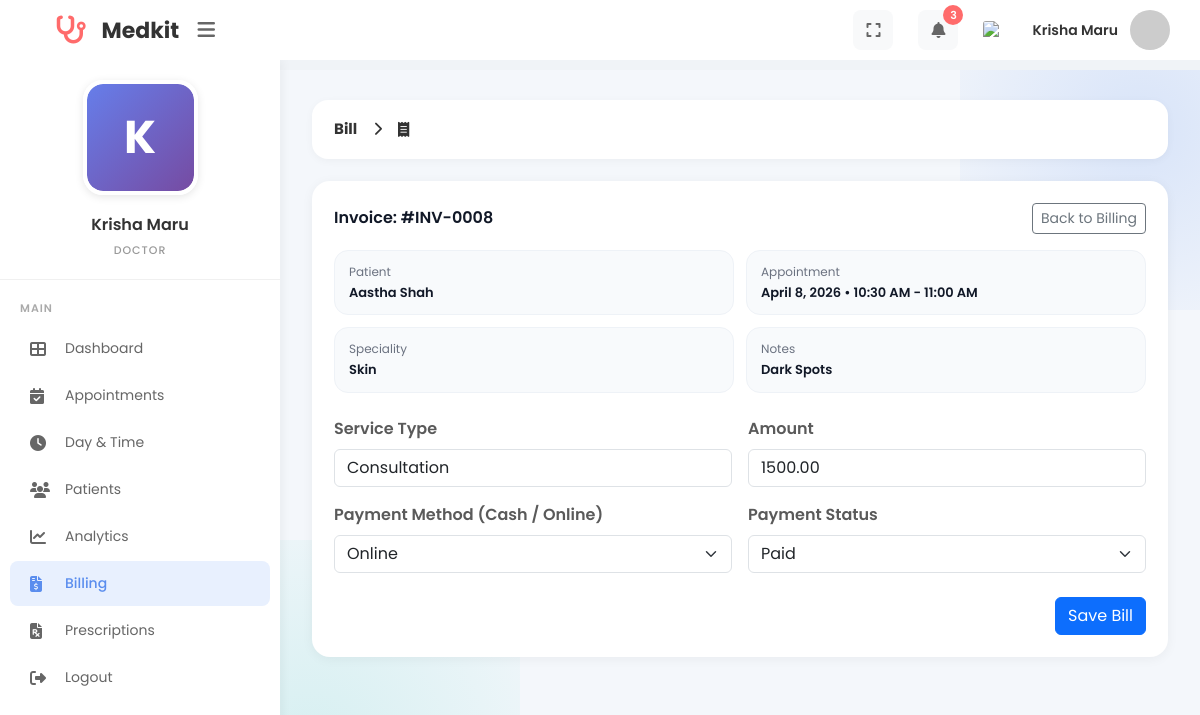
The app's page /MINI_PHP/doctor_bill.php?booking_id=84 (signed in) with its own data.
### tables this page shows
CREATE TABLE `users` (
  `id` int(11) NOT NULL,
  `firstname` varchar(225) DEFAULT '',
  `lastname` varchar(225) DEFAULT '',
  `phone_number` bigint(20) DEFAULT 0,
  `date_of_birth` date DEFAULT curdate(),
  `email` varchar(50) NOT NULL,
  `gender` varchar(100) DEFAULT '',
  `address` varchar(225) DEFAULT '',
  `clinic_name` varchar(255) DEFAULT NULL,
  `experience_years` int(11) DEFAULT 0,
  `education` varchar(255) DEFAULT NULL,
  `bio` text DEFAULT NULL,
  `password` varchar(255) NOT NULL,
  `role_id` int(11) DEFAULT 0,
  `category_id` int(11) DEFAULT NULL,
  `created_at` timestamp NOT NULL DEFAULT current_timestamp(),
  `updated_at` timestamp NOT NULL DEFAULT current_timestamp() ON UPDATE current_timestamp(),
  `profile_image` varchar(255) DEFAULT NULL,
  `license_number` varchar(50) DEFAULT NULL,
  `license_document` varchar(255) DEFAULT NULL,
  `verification_status` enum('verified','pending','rejected') NOT NULL DEFAULT 'verified',
  `verification_reason` varchar(255) DEFAULT NULL,
  `verified_at` timestamp NULL DEFAULT NULL,
  `verified_by_admin_id` int(11) DEFAULT NULL,
  `commission_percent` decimal(5,2) NOT NULL DEFAULT 10.00
);

CREATE TABLE `clinic_bills` (
  `id` int(11) NOT NULL,
  `booking_id` int(11) NOT NULL,
  `doctor_id` int(11) NOT NULL,
  `patient_id` int(11) NOT NULL,
  `service_type` varchar(100) NOT NULL DEFAULT 'Consultation',
  `amount` decimal(10,2) NOT NULL DEFAULT 0.00,
  `payment_method` varchar(50) NOT NULL DEFAULT 'Cash',
  `payment_status` enum('pending','paid') NOT NULL DEFAULT 'pending',
  `created_at` timestamp NOT NULL DEFAULT current_timestamp(),
  `updated_at` timestamp NOT NULL DEFAULT current_timestamp() ON UPDATE current_timestamp()
);

CREATE TABLE `visit_booking` (
  `id` int(11) NOT NULL,
  `patient_id` int(11) DEFAULT 0,
  `doctor_id` int(11) DEFAULT 0,
  `speciality_id` int(11) DEFAULT 0,
  `time_id` int(11) DEFAULT 0,
  `Note` varchar(225) DEFAULT '',
  `is_visited` int(11) DEFAULT 0,
  `created_at` timestamp NOT NULL DEFAULT current_timestamp(),
  `updated_at` timestamp NOT NULL DEFAULT current_timestamp() ON UPDATE current_timestamp(),
  `appointment_date` date DEFAULT NULL,
  `status` enum('pending','accepted','visited','rejected') DEFAULT 'pending',
  `patient_notified` tinyint(1) DEFAULT 0,
  `doctor_seen` tinyint(1) NOT NULL DEFAULT 0,
  `reminder_sent_at` datetime DEFAULT NULL,
  `documents_emailed_at` datetime DEFAULT NULL
);

CREATE TABLE `patient` (
  `id` int(11) NOT NULL,
  `firstname` varchar(225) DEFAULT '',
  `lastname` varchar(225) DEFAULT '',
  `phone_number` bigint(20) DEFAULT 0,
  `email` varchar(100) DEFAULT NULL,
  `password` varchar(255) DEFAULT NULL,
  `date_of_birth` date DEFAULT curdate(),
  `gender` varchar(225) DEFAULT '',
  `address` varchar(225) DEFAULT '',
  `created_at` timestamp NOT NULL DEFAULT current_timestamp(),
  `updated_at` timestamp NOT NULL DEFAULT current_timestamp() ON UPDATE current_timestamp()
);

CREATE TABLE `doctor_available_time` (
  `id` int(11) NOT NULL,
  `day_id` int(11) DEFAULT 0,
  `start_time` time DEFAULT '00:00:00',
  `end_time` time DEFAULT '00:00:00',
  `created_at` timestamp NOT NULL DEFAULT current_timestamp(),
  `updated_at` timestamp NOT NULL DEFAULT current_timestamp() ON UPDATE current_timestamp()
);

CREATE TABLE `speciality` (
  `id` int(11) NOT NULL,
  `category_id` int(11) DEFAULT 0,
  `doctor_speciality` varchar(225) DEFAULT '',
  `created_at` timestamp NOT NULL DEFAULT current_timestamp(),
  `updated_at` timestamp NOT NULL DEFAULT current_timestamp() ON UPDATE current_timestamp()
);

### MINI_PHP/doctor_notification_helpers.php (called while the page is built, shortened)
<?php
if (!function_exists('medikit_ensure_doctor_notification_schema')) {
  function medikit_ensure_doctor_notification_schema($conn): void
  {
    $res = $conn->query("SHOW COLUMNS FROM `visit_booking` LIKE 'doctor_seen'");
  }
}
if (!function_exists('medikit_doctor_unseen_notifications_count')) {
  function medikit_doctor_unseen_notifications_count($conn, int $doctorId): int
  {
    medikit_ensure_doctor_notification_schema($conn);
    $stmt = $conn->prepare("SELECT COUNT(*) AS total FROM visit_booking WHERE doctor_id = ? AND doctor_seen = 0 AND status IN ('pending','accepted')");
    $stmt->bind_param('i', $doctorId);
    $stmt->execute();
    $row = $stmt->get_result()->fetch_assoc();
    return (int)($row['total'] ?? 0);
  }
}

### MINI_PHP/billing_helpers.php (called while the page is built, shortened)
<?php
function billing_invoice_no(int $billId): string
{
  return 'INV-' . str_pad((string)$billId, 4, '0', STR_PAD_LEFT);
}

### MINI_PHP/doctor_bill.php (the view, shortened to what this page needs)
<?php
include("config.php");
include("billing_helpers.php");
include("doctor_notification_helpers.php");
$doctor_id = (int)$_SESSION['doctor_id'];
$notification_count = medikit_doctor_unseen_notifications_count($conn, $doctor_id);
$schema_error = '';
$doctor_res = mysqli_query($conn, "SELECT firstname, lastname, profile_image FROM users WHERE id = $doctor_id LIMIT 1");
$doctor = $doctor_res ? mysqli_fetch_assoc($doctor_res) : null;
$doctor['profile_image'] = $doctor['profile_image'] ?? '';
$booking_id = isset($_GET['booking_id']) ? (int)$_GET['booking_id'] : 0;
$errors = [];
$booking = null;
$bill = null;
function fetch_booking_for_billing(mysqli $conn, int $doctor_id, int $booking_id): ?array
{
  $q = "
        SELECT
            vb.id AS booking_id,
            vb.patient_id,
            vb.doctor_id,
            vb.speciality_id,
            vb.time_id,
            vb.appointment_date,
            vb.status,
            vb.Note,
            p.firstname AS patient_firstname,
            p.lastname AS patient_lastname,
            p.phone_number,
            p.email AS patient_email,
            s.doctor_speciality,
            dat.start_time,
            dat.end_time
        FROM visit_booking vb
        LEFT JOIN patient p ON p.id = vb.patient_id
        LEFT JOIN speciality s ON s.id = vb.speciality_id
        LEFT JOIN doctor_available_time dat ON dat.id = vb.time_id
        WHERE vb.id = ? AND vb.doctor_id = ?
        LIMIT 1
    ";
  $stmt = $conn->prepare($q);
  $stmt->bind_param("ii", $booking_id, $doctor_id);
  $stmt->execute();
  $res = $stmt->get_result();
  $row = $res ? $res->fetch_assoc() : null;
  return $row ?: null;
}
function fetch_bill_by_booking(mysqli $conn, int $doctor_id, int $booking_id): ?array
{
  $q = "SELECT * FROM clinic_bills WHERE booking_id = ? AND doctor_id = ? LIMIT 1";
  $stmt = $conn->prepare($q);
  $stmt->bind_param("ii", $booking_id, $doctor_id);
  $stmt->execute();
  $res = $stmt->get_result();
  $row = $res ? $res->fetch_assoc() : null;
  return $row ?: null;
}
if (empty($schema_error)) {
  if ($booking_id > 0) {
    $booking = fetch_booking_for_billing($conn, $doctor_id, $booking_id);
    if (!$booking) {
      $errors[] = 'Booking not found.';
    } else {
      if (!$bill) {
        $bill = fetch_bill_by_booking($conn, $doctor_id, $booking_id);
      }
    }
  } else {
    $errors[] = 'Missing booking.';
  }
}
$invoice_no = $bill ? billing_invoice_no((int)$bill['id']) : '';
$prefill_service = $bill['service_type'] ?? 'Consultation';
$prefill_amount = $bill['amount'] ?? '';
$prefill_method = $bill['payment_method'] ?? 'Cash';
$prefill_status = $bill['payment_status'] ?? 'pending';
$time_label = '-';
$date_label = '-';
$patient_name = '-';
if ($booking) {
  $patient_name = trim((string)($booking['patient_firstname'] ?? '') . ' ' . (string)($booking['patient_lastname'] ?? ''));
  if (!empty($booking['appointment_date'])) {
    $date_label = date("F j, Y", strtotime((string)$booking['appointment_date']));
  }
  if (!empty($booking['start_time'])) {
    $time_label = date("g:i A", strtotime((string)$booking['start_time']));
    if (!empty($booking['end_time'])) {
      $time_label .= ' - ' . date("g:i A", strtotime((string)$booking['end_time']));
    }
  }
}
$method_options = [
  'Cash',
  'Online',
];
?>
<!DOCTYPE html>
<html lang="en">
<head>
  <link href="https://cdn.jsdelivr.net/npm/bootstrap@5.3.2/dist/css/bootstrap.min.css" rel="stylesheet">
  <link href="https://cdnjs.cloudflare.com/ajax/libs/font-awesome/6.4.0/css/all.min.css" rel="stylesheet">
</head>
<body>
  <div class="top-header">
    <div class="header-left">
      <div class="logo">
        <i class="fa-solid fa-stethoscope"></i>
        <span>Medkit</span>
      </div>
      <button class="menu-toggle" type="button" aria-label="Menu">
        <i class="fas fa-bars"></i>
      </button>
    </div>
    <div class="header-right">
      <button class="header-icon" type="button" aria-label="Fullscreen">
        <i class="fas fa-expand"></i>
      </button>
      <div class="dropdown" style="position: relative;">
        <button class="header-icon" type="button" data-notif-toggle aria-label="Notifications" aria-expanded="false">
          <i class="fas fa-bell"></i>
          <?php if (!empty($notification_count)): ?>
            <span class="notification-badge"><?= (int)$notification_count ?></span>
          <?php endif; ?>
        </button>
      </div>
      <img src="https://flagcdn.com/w40/us.png" alt="US" class="flag-icon">
      <a href="doctor_profile.php" class="user-profile text-decoration-none" title="View Profile" aria-label="View Profile">
        <span class="user-name"><?= htmlspecialchars($doctor['firstname'] . ' ' . $doctor['lastname']) ?></span>
        <?php
        $doctor_avatar_src = (!empty($doctor['profile_image']) && file_exists(__DIR__ . '/' . $doctor['profile_image']))
          ? $doctor['profile_image']
          : "https://ui-avatars.com/api/?name=" . urlencode($doctor['firstname'] . '+' . $doctor['lastname']) . "&background=5a8dee&color=fff";
        ?>
        <img src="<?= htmlspecialchars($doctor_avatar_src) ?>" alt="Profile" class="user-avatar">
      </a>
    </div>
  </div>
  <div class="sidebar">
    <div class="doctor-profile-sidebar">
      <div class="profile-image-wrapper">
        <form id="profileImageForm" action="doctor_profile_image.php" method="POST" enctype="multipart/form-data">
          <label for="profileImageInput" style="cursor: pointer; display: block; width: 115px; height: 115px; margin: 0 auto;">
            <div class="profile-image-container" id="sidebarProfileImage">
              <?php if (!empty($doctor['profile_image']) && file_exists(__DIR__ . '/' . $doctor['profile_image'])): ?>
                <img src="<?= htmlspecialchars($doctor['profile_image']) ?>" alt="Profile" style="width: 100%; height: 100%; object-fit: cover; display: block;">
              <?php else: ?>
                <div class="profile-placeholder">
                  <?= strtoupper(substr($doctor['firstname'] ?: 'D', 0, 1)) ?>
                </div>
              <?php endif; ?>
            </div>
          </label>
        </form>
      </div>
      <div class="profile-name"><?= htmlspecialchars($doctor['firstname'] . ' ' . $doctor['lastname']) ?></div>
      <div class="profile-role">DOCTOR</div>
    </div>
    <nav class="nav-menu">
      <div class="nav-label">MAIN</div>
      <a href="doctor_dashboard.php" class="nav-item">
        <i class="fas fa-th-large"></i>
        <span>Dashboard</span>
      </a>
      <a href="booking.php" class="nav-item">
        <i class="fas fa-calendar-check"></i>
        <span>Appointments</span>
      </a>
      <a href="add_day_time.php" class="nav-item">
        <i class="fas fa-clock"></i>
        <span>Day &amp; Time</span>
      </a>
      <a href="doctor_patients.php" class="nav-item">
        <i class="fas fa-users"></i>
        <span>Patients</span>
      </a>
      <a href="doctor_analytics.php" class="nav-item">
        <i class="fas fa-chart-line"></i>
        <span>Analytics</span>
      </a>
      <a href="doctor_billing.php" class="nav-item active">
        <i class="fas fa-file-invoice-dollar"></i>
        <span>Billing</span>
      </a>
      <a href="doctor_prescriptions.php" class="nav-item">
        <i class="fas fa-file-prescription"></i>
        <span>Prescriptions</span>
      </a>
      <a href="logout.php" class="nav-item">
        <i class="fas fa-right-from-bracket"></i>
        <span>Logout</span>
      </a>
    </nav>
  </div>
  <div class="main-content">
    <div class="breadcrumb-bar">
      <div class="breadcrumb-title">
        <span>Bill</span>
        <i class="fas fa-chevron-right" style="font-size: 14px; margin: 0 8px;"></i>
        <i class="fas fa-receipt"></i>
      </div>
    </div>
    <div class="panel-card">
      <?php if (!empty($schema_error)): ?>
        <div class="alert alert-danger mb-0">
          Billing table error: <?= htmlspecialchars($schema_error) ?>
        </div>
      <?php else: ?>
        <?php if (!empty($invoice_no)): ?>
          <div class="d-flex justify-content-between align-items-center mb-3" style="gap: 10px;">
            <div class="fw-semibold" style="color:#111827;">Invoice: #<?= htmlspecialchars($invoice_no) ?></div>
            <a href="doctor_billing.php" class="btn btn-sm btn-outline-secondary">Back to Billing</a>
          </div>
        <?php else: ?>
          <div class="d-flex justify-content-end mb-3">
            <a href="booking.php" class="btn btn-sm btn-outline-secondary">Back to Appointments</a>
          </div>
        <?php endif; ?>
        <?php if ($booking): ?>
          <div class="meta-grid mb-4">
            <div class="meta-item">
              <div class="meta-label">Patient</div>
              <div class="meta-value"><?= htmlspecialchars($patient_name !== '' ? $patient_name : '-') ?></div>
            </div>
            <div class="meta-item">
              <div class="meta-label">Appointment</div>
              <div class="meta-value"><?= htmlspecialchars($date_label) ?> • <?= htmlspecialchars($time_label) ?></div>
            </div>
            <div class="meta-item">
              <div class="meta-label">Speciality</div>
              <div class="meta-value"><?= htmlspecialchars((string)($booking['doctor_speciality'] ?? '-')) ?></div>
            </div>
            <div class="meta-item">
              <div class="meta-label">Notes</div>
              <div class="meta-value"><?= htmlspecialchars((string)($booking['Note'] ?? '-')) ?></div>
            </div>
          </div>
          <form method="POST">
            <div class="row g-3">
              <div class="col-md-6">
                <label class="form-label fw-semibold">Service Type</label>
                <input type="text" name="service_type" class="form-control" value="<?= htmlspecialchars((string)$prefill_service) ?>" placeholder="Consultation">
              </div>
              <div class="col-md-6">
                <label class="form-label fw-semibold">Amount</label>
                <input type="number" name="amount" step="0.01" min="0" class="form-control" value="<?= htmlspecialchars((string)$prefill_amount) ?>" placeholder="0.00" required>
              </div>
              <div class="col-md-6">
                <label class="form-label fw-semibold">Payment Method (Cash / Online)</label>
                <select name="payment_method" class="form-select">
                  <?php foreach ($method_options as $opt): ?>
                    <option value="<?= htmlspecialchars($opt) ?>" <?= (strcasecmp((string)$prefill_method, $opt) === 0) ? 'selected' : '' ?>>
                      <?= htmlspecialchars($opt) ?>
                    </option>
                  <?php endforeach; ?>
                </select>
              </div>
              <div class="col-md-6">
                <label class="form-label fw-semibold">Payment Status</label>
                <select name="payment_status" class="form-select">
                  <option value="paid" <?= ((string)$prefill_status === 'paid') ? 'selected' : '' ?>>Paid</option>
                </select>
              </div>
            </div>
            <div class="d-flex justify-content-end mt-4" style="gap: 10px;">
              <button type="submit" class="btn btn-primary">Save Bill</button>
            </div>
          </form>
        <?php endif; ?>
      <?php endif; ?>
    </div>
  </div>
</body>
</html>

### records on screen
users: firstname+lastname "Krisha Maru", firstname "K"
clinic_bills: id "INV-0008", service_type "Consultation", amount "1500.00", payment_method "Online", payment_status "Paid"
visit_booking: patient.lastname "Aastha Shah", appointment_date "April 8, 2026", doctor_available_time.start_time+end_time "10:30 AM - 11:00 AM", speciality.doctor_speciality "Skin", Note "Dark Spots"

### other values on screen
$notification_count "3"
